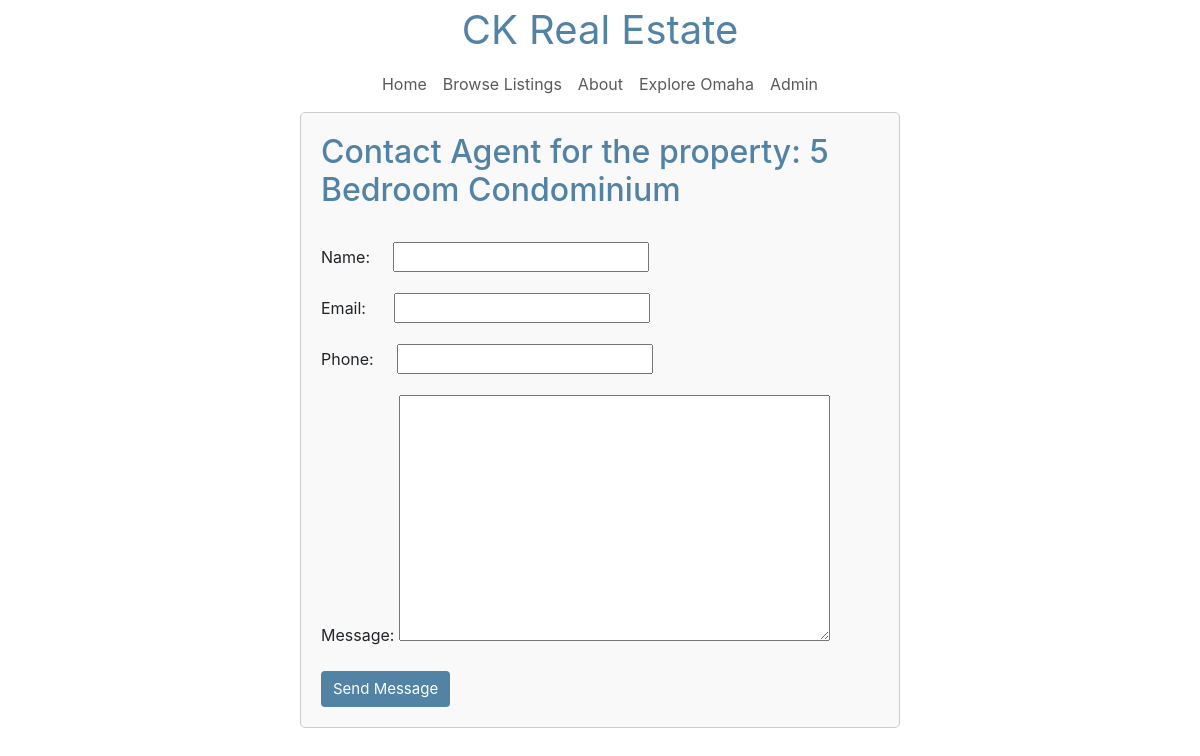
The app's page /property/1/contact_agent/, older data.
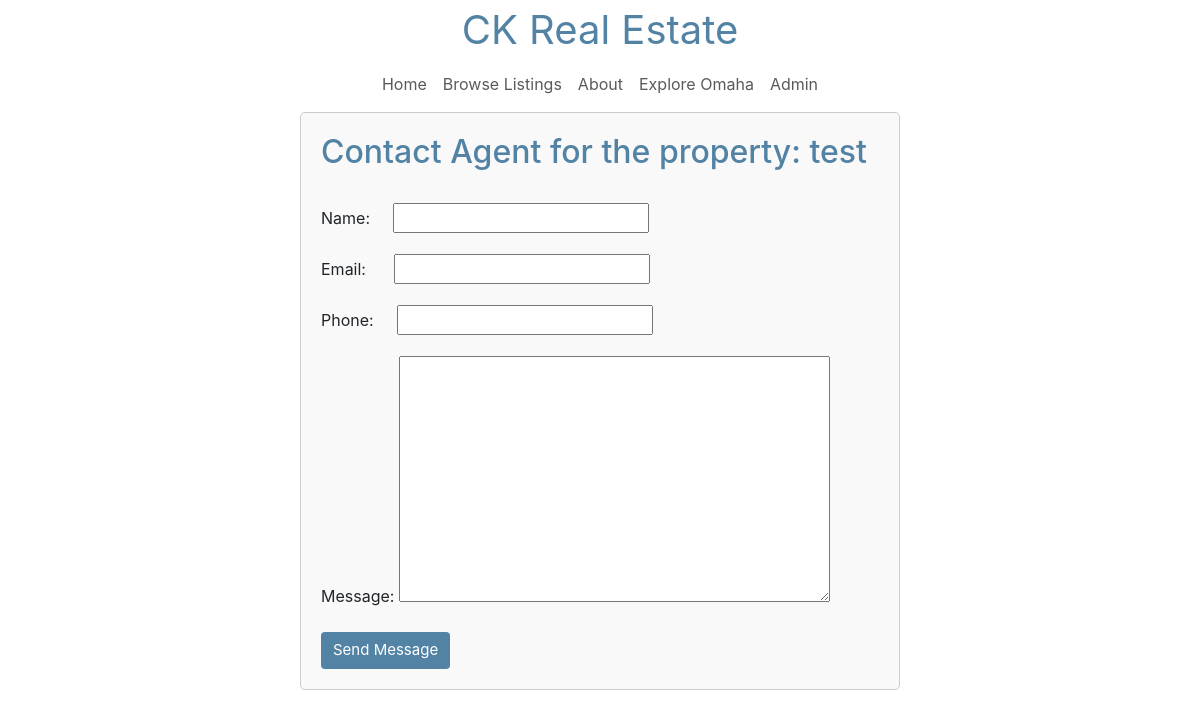
The same page, newer data.
### realestate/models.py (models this page shows, shortened)
class Property(models.Model):
    name = models.CharField(max_length=100)
    description = models.TextField()
    address = models.CharField(max_length=255)
    property_type = models.ForeignKey(PropertyType, on_delete=models.DO_NOTHING)
    price = models.IntegerField()
    neighborhood = models.ForeignKey(Neighborhood, on_delete=models.DO_NOTHING)
    featured = models.BooleanField(default=False)
    area = models.DecimalField(max_digits=10, decimal_places=2)
    balcony = models.BooleanField(default=False)
    status = models.CharField(max_length=20, choices=(
        ('Available', 'Available'),
        ('Sold', 'Sold'),
        ('Pending', 'Pending'),
    ))
    image1 = models.ImageField(upload_to='property_images/')
    image2 = models.ImageField(upload_to='property_images/')
    image3 = models.ImageField(upload_to='property_images/')
    image4 = models.ImageField(upload_to='property_images/')

### realestate/views.py (the view)
# urls.py: path('property/<int:property_id>/contact_agent/', views.contact_agent, name='contact_agent'),
def contact_agent(request, property_id):
    property = get_object_or_404(Property, pk=property_id)
    if request.method == 'POST':
        form = ContactAgentForm(request.POST)
        if form.is_valid():
            name = form.cleaned_data['name']
            email = form.cleaned_data['email']
            phone = form.cleaned_data['phone']
            message = form.cleaned_data['message']
            subject = f"Message regarding property: {property.name}"
            body = f"Hi Carlos,\na message has been recieved from the customer named {name}\nEmail id: {email}\nPhone: {phone} \nis interested in the property :{property.name} \nMessage: {message}"
            send_mail(subject, body, 'carlos.k@gmail.com', ['carlos.k@gmail.com'])
            return redirect('thank_you_page')
    else:
        form = ContactAgentForm()
    return render(request, 'contact_form.html', {'form': form, 'property': property})

### realestate/forms.py
class ContactAgentForm(forms.Form):
    name = forms.CharField(max_length=100)
    email = forms.EmailField()
    phone = forms.IntegerField()
    message = forms.CharField(widget=forms.Textarea)

### realestate/templates/contact_form.html (shortened to what this page needs)
{% extends "navbar.html" %}
{% block content %}
<body>
    <div class="container">
        <div class="form-container">
            <h2 class="blue">Contact Agent for the property: {{ property.name }} </h2><br>
            <form method="post" enctype="multipart/form-data">
                {{ form.as_p }}
                <button style="background-color: #5282a4;padding: 7px 12px 7px 12px;color: white;border: none;border-radius: 4px;font-size: 15px " type="submit" >Send Message</button>
            </form>
        </div>
    </div>
{% endblock %}

Row changes from the older to the newer data that the page shows:
changed Property: name "5 Bedroom Condominium" → "test"
